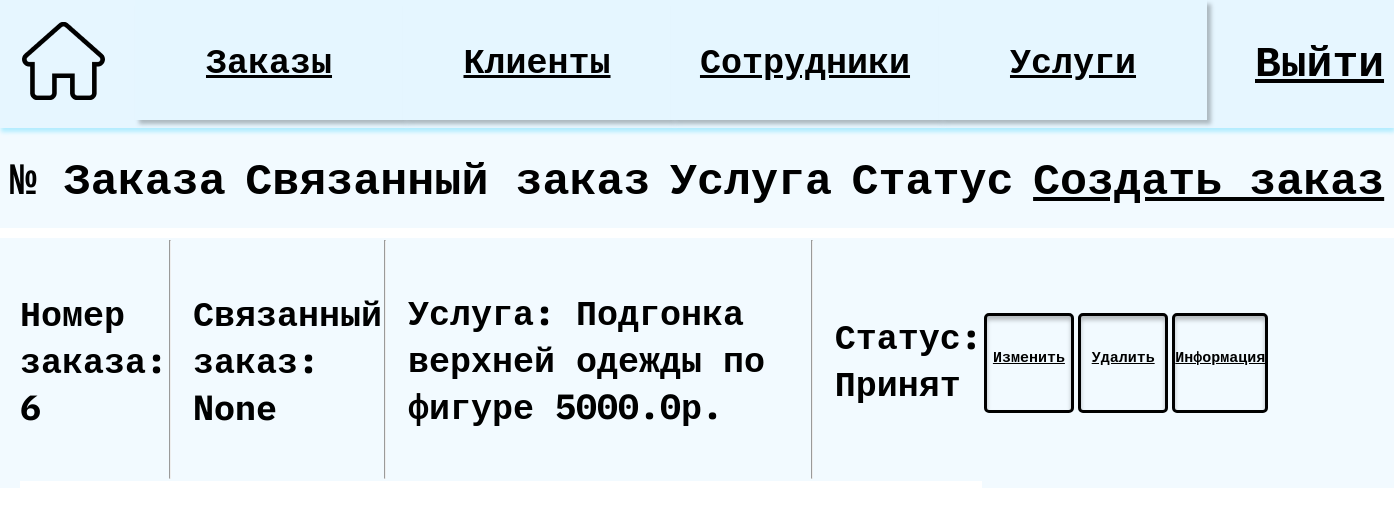
Screenshot of /OrdersAllByUser/2/ with the database file from the repository.
### main/models.py (models this page shows, shortened)
class Orders(models.Model):
    ACCEPTED = 'Принят'
    IN_PROGRESS = 'В работе'
    READY = 'Готов к выдаче'
    GIVEN = 'Выдан'
    CANCELLED = 'Отменен'
    STATUS = [
        (ACCEPTED, 'Принят'),
        (IN_PROGRESS, 'В работе'),
        (READY, 'Готов к выдаче'),
        (GIVEN, 'Выдан'),
        (CANCELLED, 'Отменен'),
    ]
    id = models.AutoField(primary_key=True)
    user_id = models.ForeignKey ('Users', on_delete=models.CASCADE,verbose_name="Заказчик")
    employee_id = models.ForeignKey('Employee', on_delete=models.CASCADE, null=True,verbose_name="Исполнитель")
    status = models.CharField(
        max_length=20,
        choices=STATUS,
        default=ACCEPTED,
        verbose_name="Статус заказа"
    )
    service = models.ForeignKey('Services', on_delete=models.CASCADE, null=True,verbose_name="Услуга")
    connected_order = models.ForeignKey('Orders',on_delete=models.CASCADE, null=True,blank = True, verbose_name="Связанный заказ")
    order_date =  models.DateField(default=date.today,verbose_name="Дата заказа")
    comment = models.CharField (max_length=200, default='Пусто',verbose_name="Комментарий")

class Services(models.Model):
    id = models.AutoField(primary_key=True)
    name = models.CharField (max_length=35, blank=False,verbose_name="Услуга")
    price = models.FloatField (blank=False, verbose_name="Стоимость")
    def __str__(self):
        return f'{self.name} {self.price}р.'

### main/views.py (the view)
# urls.py: path('OrdersAllByUser/<int:id>/', views.Orders_all_detail_view, name='OrdersByUser'),
def Orders_all_detail_view(request, id):
    dataset = Orders.objects.filter(user_id=id)
    info = Users.objects.get(id=id)
    return render(request, 'test/detail_view_Ord_all.html', {'dataset': dataset, 'tableName': 'Orders', 'info': info, })

### main/templates/test/detail_view_Ord_all.html
{% extends 'main/base.html' %}
{% block header %}
    <div class="lyout">
        <a href="{% url 'home' %}">
            <img src="../../static/main/img/home.png" alt="домик" class="home_img">
        </a>
        <div class="menu">
            <a href="{% url 'Orders' %}"><button class="buttom_menu">Заказы</button></a>
            <a href="{% url 'Users' %}"><button class="buttom_menu">Клиенты</button></a>
            <a href="{% url 'Employee' %}"><button class="buttom_menu">Сотрудники</button></a>
            <a href="{% url 'Services' %}"><button class="buttom_menu">Услуги</button></a>
        </div>
        <a href="{% url 'logout' %}" class="button_in">Выйти</a>
    </div>
{% endblock %}
{% block content %}
<div class="data_block_menu">
    <p>№ Заказа</p>
    <p>Связанный заказ</p>
    <p>Услуга</p>
    <p>Статус</p>
    <a href='http://127.0.0.1:8000/create{{tableName}}/'>Создать заказ</a>
</div>
<div class="Employee_info">
{% for data in dataset %}
    <div class="Employee_info_name users_info_name orders_info_name all_orders">
        <h3 class="text_all">Номер заказа: {{ data.id }}</h3><br><hr>
        <h3 class="text_all text_all_pading">Связанный заказ: {{ data.connected_order }}</h3><br><hr>
        <h3 class="text_all text_all_pading">Услуга: {{ data.service }}</h3><br><hr>
        <h3 class="text_all text_all_pading">Статус: {{ data.status}}</h3><br>
    </div>
    <div class="Employee_info_batton users_info_batton orders_info_batton all_orders_butt">
        <a class="info_batton" href='http://127.0.0.1:8000/update{{tableName}}/{{data.id}}'>Изменить</a>
        <a class="info_batton" href='http://127.0.0.1:8000/delete{{tableName}}/{{data.id}}'>Удалить</a>
        <a class="info_batton" href='http://127.0.0.1:8000/{{tableName}}/{{data.id}}'>Информация</a>
    </div>
{% endfor %}
</div>
{% endblock %}

### main/static/main/css/style.css (style rules this page uses)
* { position: relative; margin: 0; padding: 0; display: block; box-sizing: border-box; color: black; font-family: 'IBM Plex Mono', monospace; }

### main/static/main/css/header.css (style rules this page uses)
.lyout { position: relative; z-index: 1; display: flex; flex-direction: row; height: max-content; width: 100%; background: #E6F6FF; box-shadow: 1px 4px 4px #B3EDFF; }
.home_img { margin: 22px 30px 16px 22px; width: 83px; height: 78px; }
.menu { width: 100%; display: flex; flex-direction: row; justify-content: space-between; }
.buttom_menu { width: 268px; height: 120px; background: #E5F6FF; border: none; box-shadow: 4px 4px 4px rgba(0, 0, 0, 0.25); font-size: 35px; font-weight: 600; }
.button_in { margin: 32px 49px 39px 48px; text-decoration: line; font-size: 43px; font-weight: 600; }

### main/static/main/css/emp/view_Emp.css (style rules this page uses)
.Employee_info { padding-left: 20px; background-color: #F2FAFF; display: flex; flex-wrap: wrap; }
.Employee_info_name { padding: 20px 0; width: 40%; height: 250px; font-size: 22px; font-weight: 700; }
.Employee_info_batton { width: 35%; display: flex; flex-direction: column; justify-content: center; align-items: center; text-align: center; }
.info_batton { margin: 2px; width: 100px; height: 100px; padding: 31px 0; font-size: 15px; font-weight: 700; border: solid 3px black; border-radius: 5px; background-color: #F2FAFF; box-shadow: inset 0px 4px 4px rgba(0, 0, 0, 0.25); }
hr { height: 100%; width: 2px; margin: 0px 2px; }

### main/static/main/css/client/view_Usr.css (style rules this page uses)
.data_block_menu { display: flex; align-items: center; background-color: #F2FAFF; margin: 0 0 10px 0; height: 100px; justify-content: space-around; font-size: 45px; font-weight: 700; }
.users_info_name { margin-left: 172px; }
.users_info_batton { flex-direction: row; }

### main/static/main/css/orders/view_Ord.css (style rules this page uses)
.orders_info_name { margin: 0; padding: 2px 0; border-bottom: 7px #fff solid; display: flex; width: 100%; justify-content:space-between; align-items: center; font-size: 36px; font-weight: 700; }
.orders_info_batton { width: 30%; }

### main/static/main/css/orders/update_Ord.css (style rules this page uses)
p { margin: 12px 0; }

### main/static/main/css/orders/detail_view_Ord_all.css (style rules this page uses)
.all_orders { width: 70%; }
.text_all { font-size: 35px; }
.text_all_pading { padding-left: 20px; }
.all_orders_butt { width: 21%; }

### rows the page displays
Orders: id "6", connected_order "None", service "Подгонка верхней одежды по фигуре 5000.0р.", status "Принят"
